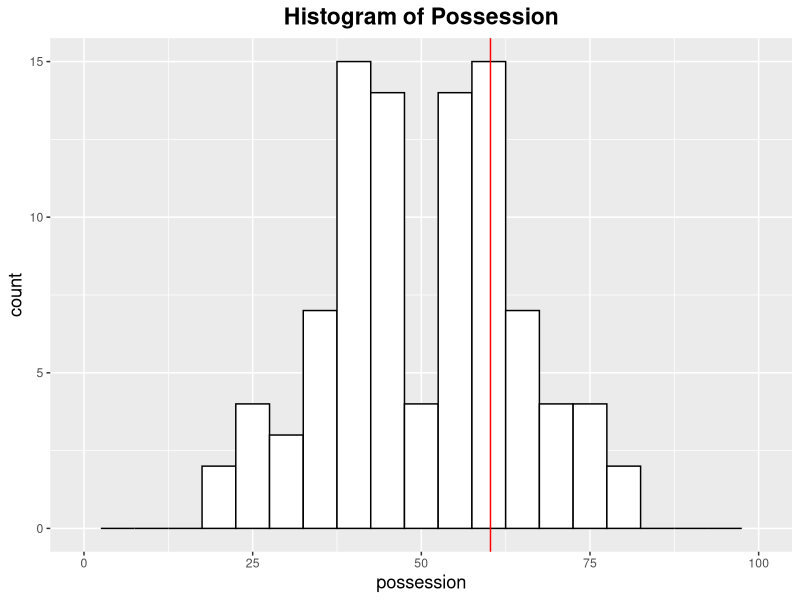
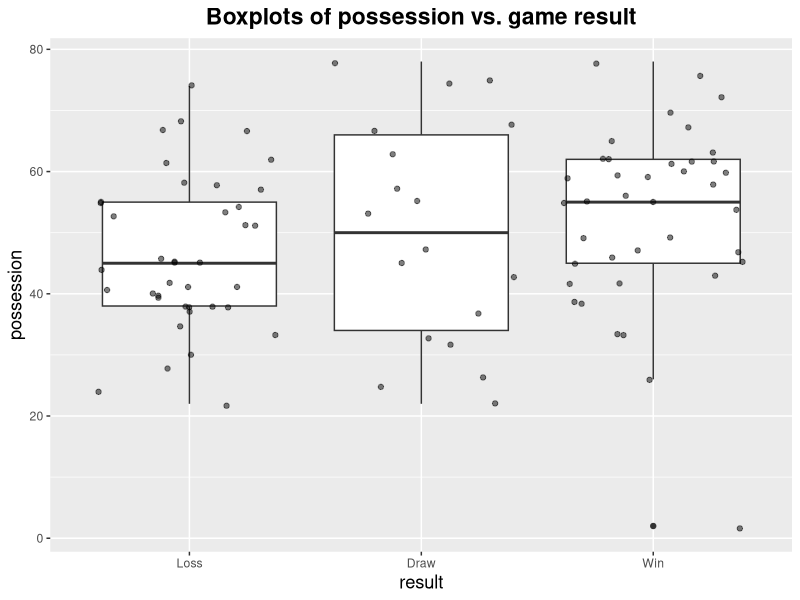
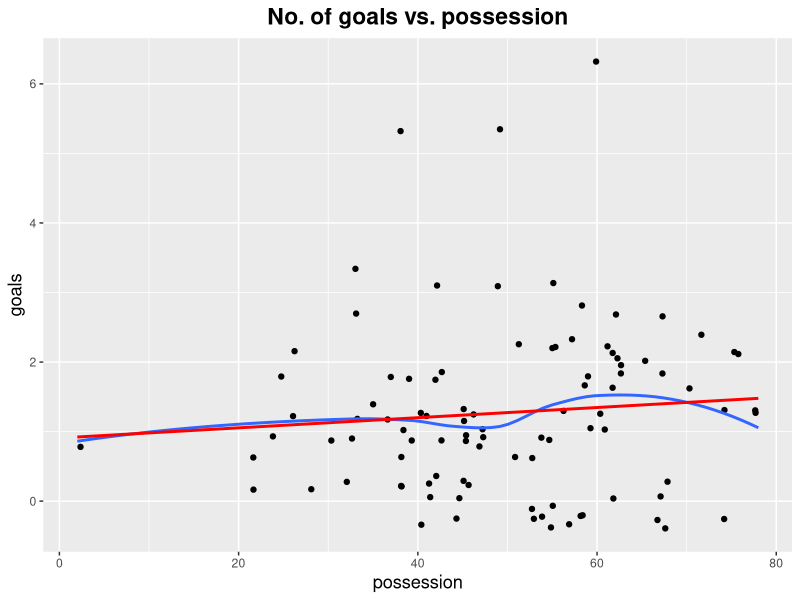
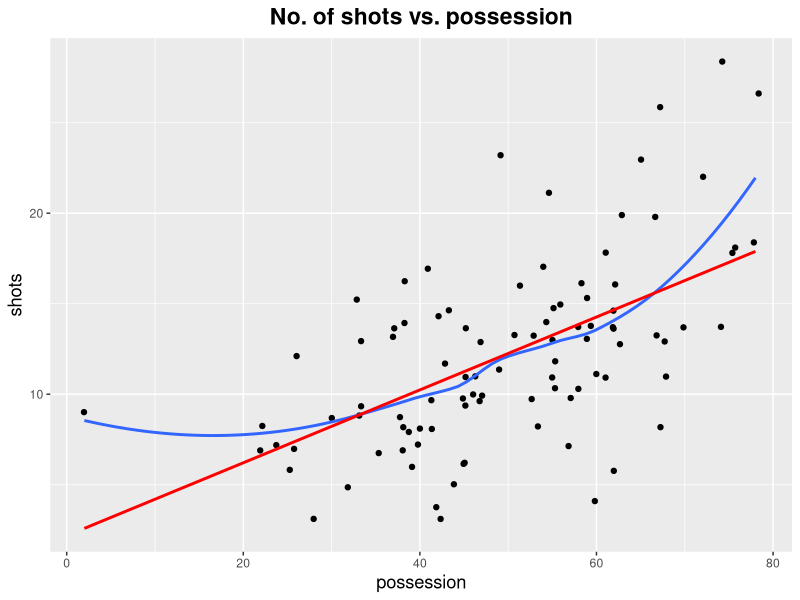
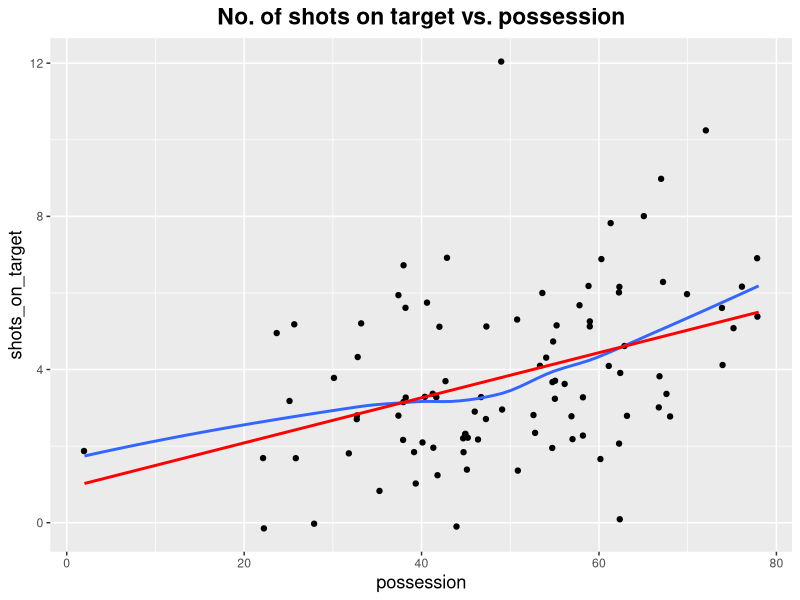
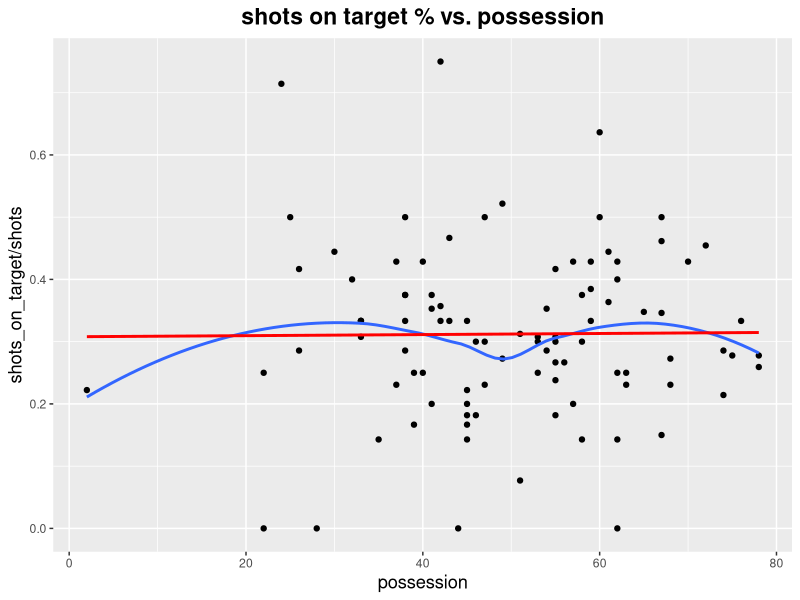
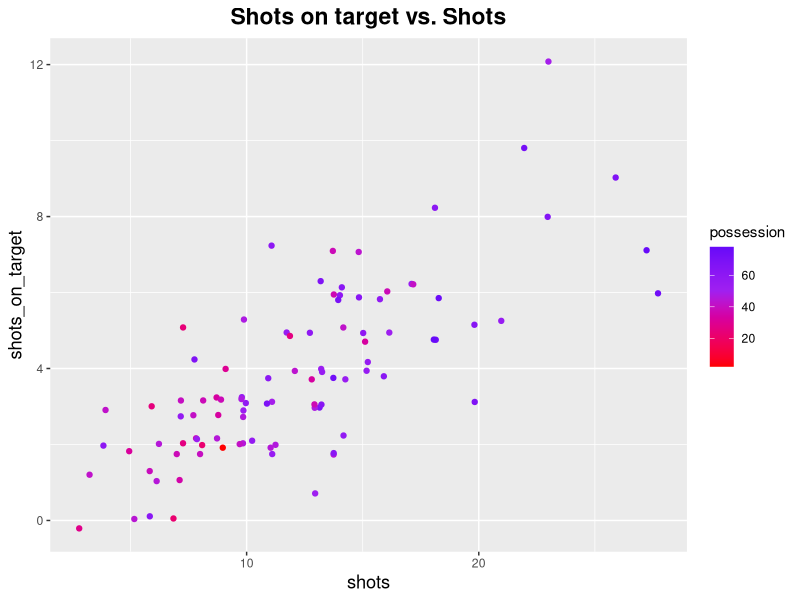

Generate these figures, in order, with R:
## ---- chunk 1
knitr::opts_chunk$set(echo = TRUE)
## ---- chunk 2
library(tidyverse)
library(knitr)

# theme for plots
theme_update(plot.title = element_text(size = rel(1.5), face = "bold", hjust = 0.5),
             axis.title = element_text(size = rel(1.2)))
## ---- chunk 3
country_df <- read_csv("World_cup_2018_country.csv")
matches_df <- read_csv("World_cup_2018_matches.csv", 
    col_types = cols(Date = col_date(format = "%Y-%m-%d")))
goals_df <- read_csv("World_cup_2018_goals.csv", 
    col_types = cols(Date = col_date(format = "%Y-%m-%d")))
## ---- chunk 4
kable(head(country_df))
kable(head(matches_df))
kable(head(goals_df))
## ---- chunk 5
matches_df <- matches_df %>% 
    mutate(Home_result = ifelse(Home_goals > Away_goals, "Win", 
                                ifelse(Home_goals < Away_goals, "Loss", "Draw")),
           Away_result = ifelse(Home_result == "Win", "Loss",
                                ifelse(Home_result == "Loss", "Win", "Draw")))
## ---- chunk 6
home_df <- matches_df %>% select(Home, Home_result, Home_goals, Home_shots:Home_corners)
away_df <- matches_df %>% select(Away, Away_result, Away_goals, Away_shots:Away_corners)
colnames <- c("country", "result", "goals", "shots", "shots_on_target", 
              "possession", "fouls", "yellow", "red", "offsides", "corners")
names(home_df) <- colnames; names(away_df) <- colnames
matches_team_df <- rbind(home_df, away_df)
matches_team_df$result <- ordered(matches_team_df$result, levels = c("Loss", "Draw", "Win"))
## ---- chunk 7
sorted_possession <- sort(matches_team_df$possession)
mean(sorted_possession[(nrow(matches_df) + 1):(2 * nrow(matches_df))])
## ---- chunk 8
quantile(sort(matches_team_df$possession), 0.75)
ggplot(matches_team_df, aes(x = possession)) +
    geom_histogram(fill = "white", col = "black", binwidth = 5) + xlim(c(0, 100)) +
    geom_vline(xintercept = quantile(sort(matches_team_df$possession), 0.75), 
               col = "red") +
    labs(title = "Histogram of Possession")
## ---- chunk 9
matches_team_df %>% 
    group_by(country) %>%
    summarize(mean_possession = mean(possession)) %>%
    arrange(desc(mean_possession)) %>%
    head(n = 10)
## ---- chunk 10
ggplot(matches_team_df, aes(x = result, y = possession)) +
    geom_boxplot() +
    geom_jitter(alpha = 0.5) + 
    labs(title = "Boxplots of possession vs. game result")
## ---- chunk 11
ggplot(matches_team_df, aes(x = possession, y = goals)) +
    geom_jitter() +
    geom_smooth(se = FALSE) +
    geom_smooth(method = lm, se = FALSE, col = "red") +
    labs(title = "No. of goals vs. possession")
## ---- chunk 12
summary(lm(goals ~ possession, data = matches_team_df))
## ---- chunk 13
ggplot(matches_team_df, aes(x = possession, y = shots)) +
    geom_jitter() +
    geom_smooth(se = FALSE) +
    geom_smooth(method = lm, se = FALSE, col = "red") +
    labs(title = "No. of shots vs. possession")
## ---- chunk 14
summary(lm(shots ~ possession, data = matches_team_df))
## ---- chunk 15
ggplot(matches_team_df, aes(x = possession, y = shots_on_target)) +
    geom_jitter() +
    geom_smooth(se = FALSE) +
    geom_smooth(method = lm, se = FALSE, col = "red") +
    labs(title = "No. of shots on target vs. possession")
## ---- chunk 16
summary(lm(shots_on_target ~ possession, data = matches_team_df))
## ---- chunk 17
ggplot(matches_team_df, 
       aes(x = possession, y = shots_on_target / shots)) +
    geom_point() + 
    geom_smooth(se = FALSE) +
    geom_smooth(method = lm, se = FALSE, col = "red") + 
    labs(title = "shots on target % vs. possession")
## ---- chunk 18
summary(lm(shots_on_target / shots ~ possession, data = matches_team_df))
## ---- chunk 19
ggplot(matches_team_df, aes(x = shots, y = shots_on_target, col = possession)) +
    geom_jitter(height = 0.3, width = 0.3) +
    scale_color_gradient2(high = "blue", low = "red", mid = "purple", midpoint = 50) +
    labs(title = "Shots on target vs. Shots")
